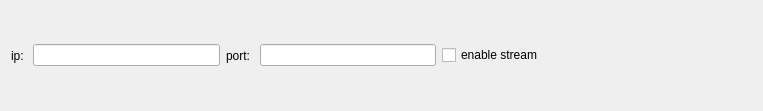
<?xml version="1.0" encoding="UTF-8"?>
<ui version="4.0">
 <class>Form</class>
 <widget class="QWidget" name="Form">
  <property name="geometry">
   <rect>
    <x>0</x>
    <y>0</y>
    <width>763</width>
    <height>111</height>
   </rect>
  </property>
  <property name="windowTitle">
   <string>Form</string>
  </property>
  <layout class="QHBoxLayout" name="horizontalLayout_3">
   <item>
    <layout class="QHBoxLayout" name="horizontalLayout_2">
     <item>
      <widget class="QLabel" name="ipLabel">
       <property name="text">
        <string>ip: </string>
       </property>
      </widget>
     </item>
     <item>
      <widget class="QLineEdit" name="ipAdressLineEdit"/>
     </item>
    </layout>
   </item>
   <item>
    <layout class="QHBoxLayout" name="horizontalLayout">
     <item>
      <widget class="QLabel" name="portLabel">
       <property name="text">
        <string>port: </string>
       </property>
      </widget>
     </item>
     <item>
      <widget class="QLineEdit" name="portLineEdit"/>
     </item>
    </layout>
   </item>
   <item>
    <widget class="QCheckBox" name="enableStreamCheckBox">
     <property name="text">
      <string>enable stream</string>
     </property>
    </widget>
   </item>
   <item>
    <spacer name="horizontalSpacer">
     <property name="orientation">
      <enum>Qt::Horizontal</enum>
     </property>
     <property name="sizeHint" stdset="0">
      <size>
       <width>40</width>
       <height>20</height>
      </size>
     </property>
    </spacer>
   </item>
  </layout>
 </widget>
 <resources/>
 <connections/>
</ui>
